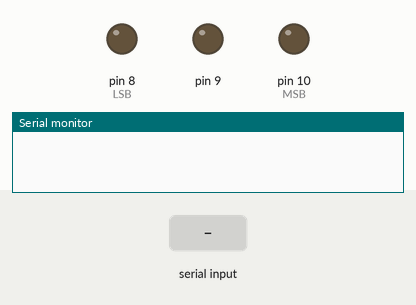
The sketch below on a simulated Arduino Uno, built with avr-gcc and run on an emulated ATmega328P. Parts: output pins drawn as LEDs (lit = HIGH), the last lines printed to the serial monitor. The test bench sets the inputs (shaded band).

Above: at 1.2 s.
1.3 s: "30,150\n" received over Serial
At 4.2 s:
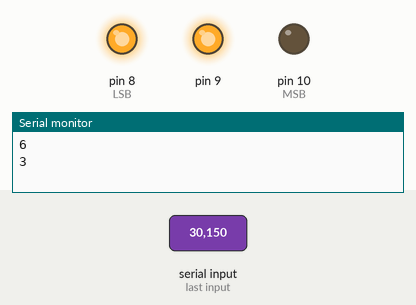
At 14.3 s:
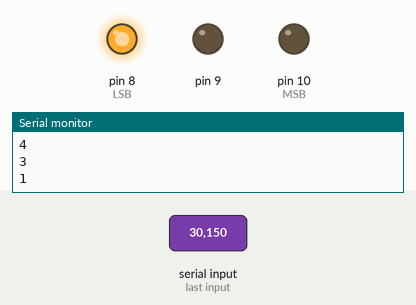
Timing chart, 0 to 18.8 s (numbered marks = the images above; inputs shaded):
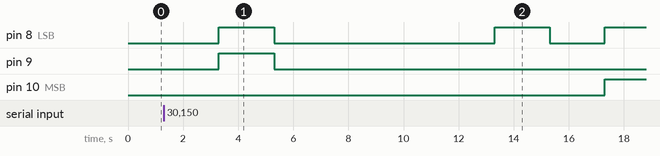

Measured:
- after the input at 1.3 s, pin 8 (LSB): goes HIGH 2.0 s, LOW 8.0 s, HIGH 2.0 s, LOW 2.0 s, then HIGH, starting after 2.0 s; pin 9: LOW → HIGH after 2.0 s, → LOW 2.0 s later; pin 10 (MSB): LOW → HIGH after 16.0 s

The sketch:

Communication.ino
```cpp
int MSB=10;
int LSB =8;
int x;
void setup()
{
  Serial.begin(9600);
  pinMode(8,OUTPUT);
  pinMode(9,OUTPUT);
  pinMode(10,OUTPUT);
  //pinMode(11,OUTPUT);
}

void loop()
{
  digitalWrite(MSB,LOW);
  digitalWrite(9,LOW);
  digitalWrite(LSB,LOW);
  //x=Serial.read();
  //Serial.println(" Enter Numbers betn 0 and 9");
  while (Serial.available()<1);
  {
    //Serial.println(" Enter Numbers betn 0 and 9");
    x=Serial.read();
    delay(2000);
    Serial.println(Serial.available());
  }

  switch(x-48)
  {
    case 0:
    {
      Serial.println(x-48);
      digitalWrite(MSB,LOW);
      digitalWrite(9,LOW);
      digitalWrite(LSB,LOW);
      delay(2000);
    }
    break;

    case 1:
    {
      Serial.println(x-48);
      digitalWrite(MSB,LOW);
      digitalWrite(9,LOW);
      digitalWrite(LSB,HIGH);
      delay(2000);
     }
     break;

    case 2:
    {
      Serial.println(x-48);
      digitalWrite(MSB,LOW);
      digitalWrite(9,HIGH);
      digitalWrite(LSB,LOW);
      delay(2000);
    }
    break;

    case 3:
    {
      Serial.println(x-48);
      digitalWrite(MSB,LOW);
      digitalWrite(9,HIGH);
      digitalWrite(LSB,HIGH);
      delay(2000);
    }
    break;

    case 4:
    {
      Serial.println(x-48);
      digitalWrite(MSB,HIGH);
      digitalWrite(9,LOW);
      digitalWrite(LSB,LOW);
      delay(2000);
    }
    break;

    case 5:
    {
      Serial.println(x-48);
      digitalWrite(MSB,HIGH);
      digitalWrite(9,LOW);
      digitalWrite(LSB,HIGH);
      delay(2000);
    }
    break;

    case 6:
    {
      Serial.println(x-48);
      digitalWrite(MSB,HIGH);
      digitalWrite(9,HIGH);
      digitalWrite(LSB,LOW);
      delay(2000);
    }
    break;

    case 7:
    {
      Serial.println(x-48);
      digitalWrite(MSB,HIGH);
      digitalWrite(9,HIGH);
      digitalWrite(LSB,HIGH);
      delay(2000);
    }
    break;
  }
}
```
